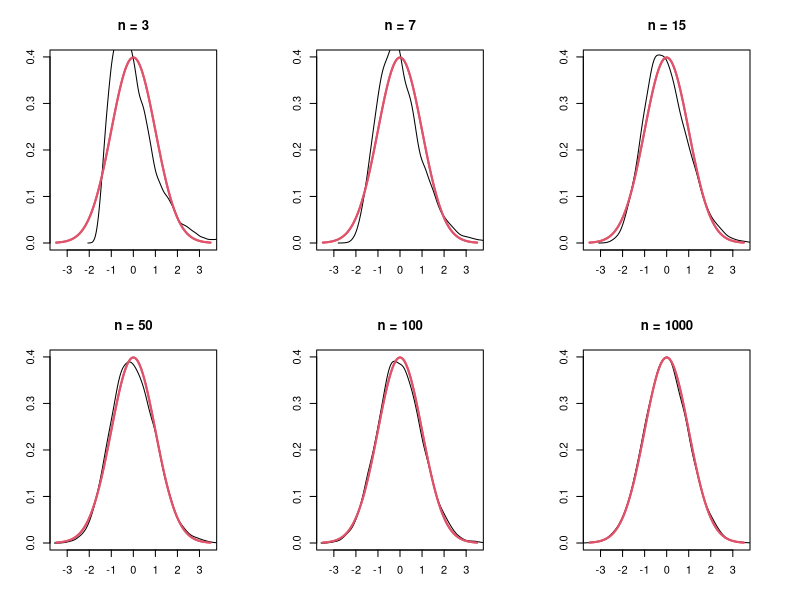

The R script that drew this image:


# -------------------------------------------------------------------------


m <- 1e4

N <- c(3, 7, 15, 50, 100, 1e3)

set.seed(12345)
sim <- sapply(N, \(n) {
  replicate(m, {
    # x <- runif(n, -1, 1)
    x <- rexp(n)
  })
})

res <- sapply(1:length(sim), \(i){
  # sqrt(N[i])*colMeans(sim[[i]])*sqrt(3)
  sqrt(N[i])*colMeans(sim[[i]] - 1)
})


par(mfrow = c(2,3), mai = c(.5,.5,.5,.5))
sapply(1:6, \(i) {
  curve(dnorm, col = 2, add = F, -3.5, 3.5, lwd = 2, main = sprintf("n = %s", N[i]), xlab = "", ylab = "")
  # hist(res[,i], freq = F, breaks = 20, add = T)
  lines(density(res[,i], bw = "bcv"), main = sprintf("n = %s", N[i]), xlab = "", ylab = "")
  curve(dnorm, col = 2, add = T, lwd = 2)
})


# -------------------------------------------------------------------------


  # tcl <- sapply(N, \(n) {
#   replicate(m, {
#     x <- runif(n, -1, 1)
#     sqrt(n)*mean(x)/3
#   })
# })




